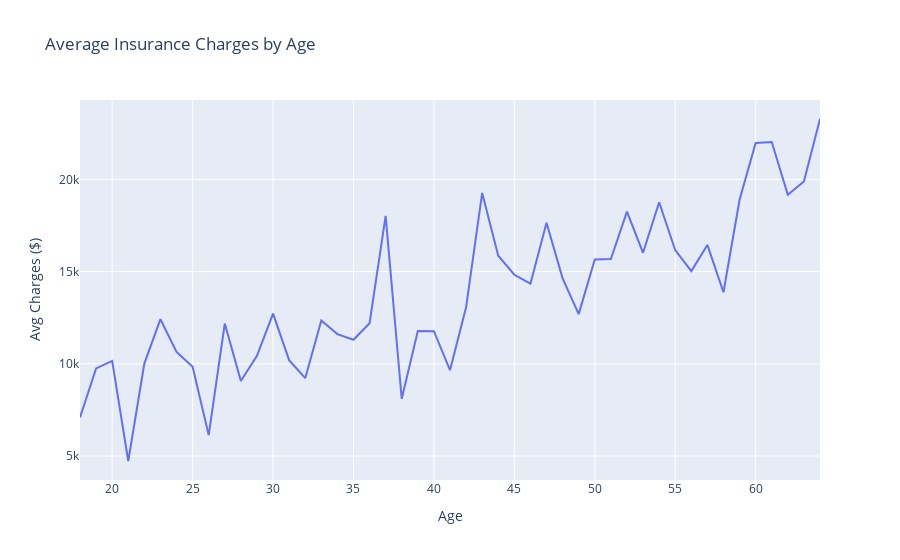

The code cell stored with this chart in its notebook:
### Markdown cell above
#Descriptive visualisation

### Code cell
avg_charges_by_age = df_cleaned.groupby('age', as_index=False)['charges'].mean()
fig = px.line(avg_charges_by_age, x='age', y='charges',
              title='Average Insurance Charges by Age',
              labels={'charges': 'Avg Charges ($)', 'age': 'Age'})
fig.show()

### Figure 1 — Plotly figure (JSON) as saved in the notebook; plotly's stock layout.template omitted (floating-point values rounded to 4 significant figures)
{"data": [{"hovertemplate": "Age=%{x}<br>Avg Charges ($)=%{y}<extra></extra>", "legendgroup": "", "line": {"color": "#636efa", "dash": "solid"}, "marker": {"symbol": "circle"}, "mode": "lines", "name": "", "orientation": "v", "showlegend": false, "type": "scatter", "x": [18, 19, 20, 21, 22, 23, 24, 25, 26, 27, 28, 29, 30, 31, 32, 33, 34, 35, 36, 37, 38, 39, 40, 41, 42, 43, 44, 45, 46, 47, 48, 49, 50, 51, 52, 53, 54, 55, 56, 57, 58, 59, 60, 61, 62, 63, 64], "xaxis": "x", "y": [7086.0, 9748.0, 10160.0, 4730.0, 10010.0, 12420.0, 10650.0, 9838.0, 6134.0, 12180.0, 9069.0, 10430.0, 12720.0, 10200.0, 9220.0, 12350.0, 11610.0, 11310.0, 12200.0, 18020.0, 8103.0, 11780.0, 11770.0, 9654.0, 13060.0, 19270.0, 15860.0, 14830.0, 14340.0, 17650.0, 14630.0, 12700.0, 15660.0, 15680.0, 18260.0, 16020.0, 18760.0, 16160.0, 15030.0, 16450.0, 13880.0, 18900.0, 21980.0, 22020.0, 19160.0, 19880.0, 23280.0], "yaxis": "y"}], "layout": {"legend": {"tracegroupgap": 0}, "title": {"text": "Average Insurance Charges by Age"}, "xaxis": {"anchor": "y", "domain": [0, 1], "title": {"text": "Age"}}, "yaxis": {"anchor": "x", "domain": [0, 1], "title": {"text": "Avg Charges ($)"}}}}
